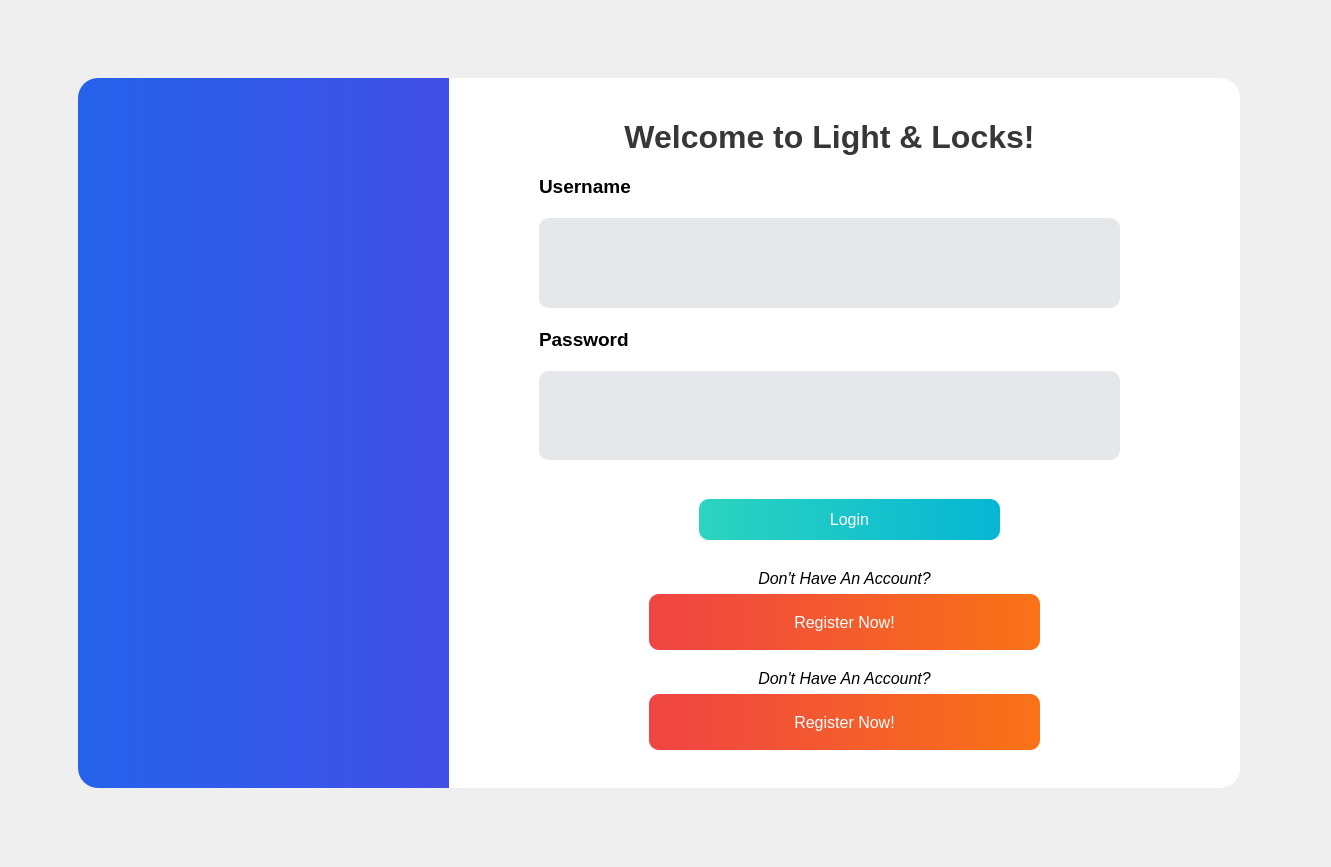
<?xml version="1.0" encoding="UTF-8"?>
<ui version="4.0">
 <class>LoginForm</class>
 <widget class="QWidget" name="LoginForm">
  <property name="geometry">
   <rect>
    <x>0</x>
    <y>0</y>
    <width>1331</width>
    <height>867</height>
   </rect>
  </property>
  <property name="sizePolicy">
   <sizepolicy hsizetype="Fixed" vsizetype="Preferred">
    <horstretch>0</horstretch>
    <verstretch>0</verstretch>
   </sizepolicy>
  </property>
  <property name="windowTitle">
   <string>Form</string>
  </property>
  <property name="toolTipDuration">
   <number>0</number>
  </property>
  <widget class="QWidget" name="LoginContainer" native="true">
   <property name="enabled">
    <bool>true</bool>
   </property>
   <property name="geometry">
    <rect>
     <x>29</x>
     <y>29</y>
     <width>1250</width>
     <height>800</height>
    </rect>
   </property>
   <property name="styleSheet">
    <string notr="true">background-color: transparent;</string>
   </property>
   <widget class="QLabel" name="LeftSide">
    <property name="geometry">
     <rect>
      <x>49</x>
      <y>49</y>
      <width>541</width>
      <height>710</height>
     </rect>
    </property>
    <property name="styleSheet">
     <string notr="true">background-color: qlineargradient(spread:pad, x1:0, y1:0, x2:1, y2:0, stop:0 rgba(37, 99, 235, 1), stop:1 rgba(79, 70, 229, 1));
border-top-left-radius: 20px;
border-bottom-left-radius: 20px;</string>
    </property>
    <property name="text">
     <string/>
    </property>
   </widget>
   <widget class="QLabel" name="login_details_container">
    <property name="geometry">
     <rect>
      <x>420</x>
      <y>49</y>
      <width>791</width>
      <height>710</height>
     </rect>
    </property>
    <property name="toolTipDuration">
     <number>0</number>
    </property>
    <property name="styleSheet">
     <string notr="true">background-color: rgb(255, 255, 255);
border-top-right-radius: 20px;
border-bottom-right-radius: 20px;</string>
    </property>
    <property name="text">
     <string/>
    </property>
   </widget>
   <widget class="QWidget" name="verticalLayoutWidget">
    <property name="geometry">
     <rect>
      <x>510</x>
      <y>90</y>
      <width>581</width>
      <height>341</height>
     </rect>
    </property>
    <layout class="QVBoxLayout" name="LoginTextContainer">
     <property name="spacing">
      <number>20</number>
     </property>
     <item>
      <widget class="QLabel" name="welcome_message">
       <property name="enabled">
        <bool>true</bool>
       </property>
       <property name="sizePolicy">
        <sizepolicy hsizetype="Preferred" vsizetype="Preferred">
         <horstretch>0</horstretch>
         <verstretch>0</verstretch>
        </sizepolicy>
       </property>
       <property name="font">
        <font>
         <family>Yu Gothic UI</family>
         <pointsize>24</pointsize>
         <weight>75</weight>
         <bold>true</bold>
        </font>
       </property>
       <property name="styleSheet">
        <string notr="true">color: rgba(0, 0, 0, 200);</string>
       </property>
       <property name="text">
        <string>Welcome to Light &amp; Locks!</string>
       </property>
       <property name="alignment">
        <set>Qt::AlignCenter</set>
       </property>
      </widget>
     </item>
     <item>
      <widget class="QLabel" name="username_label">
       <property name="font">
        <font>
         <family>Segoe UI</family>
         <pointsize>14</pointsize>
         <weight>75</weight>
         <bold>true</bold>
        </font>
       </property>
       <property name="text">
        <string>Username</string>
       </property>
      </widget>
     </item>
     <item>
      <widget class="QLineEdit" name="username_enter">
       <property name="sizePolicy">
        <sizepolicy hsizetype="Expanding" vsizetype="MinimumExpanding">
         <horstretch>0</horstretch>
         <verstretch>0</verstretch>
        </sizepolicy>
       </property>
       <property name="font">
        <font>
         <pointsize>-1</pointsize>
        </font>
       </property>
       <property name="styleSheet">
        <string notr="true">QLineEdit {
    border: 10px;
    border-color: transparent;
    padding: 0 8px;
    background: rgba(229, 231, 235, 1);
    font-size: 16px;
    border-top-right-radius: 10px;
	border-top-left-radius: 10px;
	border-bottom-right-radius: 10px;
	border-bottom-left-radius: 10px;
}</string>
       </property>
      </widget>
     </item>
     <item>
      <widget class="QLabel" name="password_label">
       <property name="font">
        <font>
         <family>Segoe UI</family>
         <pointsize>14</pointsize>
         <weight>75</weight>
         <bold>true</bold>
        </font>
       </property>
       <property name="text">
        <string>Password</string>
       </property>
      </widget>
     </item>
     <item>
      <widget class="QLineEdit" name="password_enter">
       <property name="sizePolicy">
        <sizepolicy hsizetype="Expanding" vsizetype="MinimumExpanding">
         <horstretch>0</horstretch>
         <verstretch>0</verstretch>
        </sizepolicy>
       </property>
       <property name="font">
        <font>
         <pointsize>-1</pointsize>
        </font>
       </property>
       <property name="styleSheet">
        <string notr="true">QLineEdit {
    border: 10px;
    border-color: transparent;
    padding: 0 8px;
    background: rgba(229, 231, 235, 1);
    font-size: 16px;
    border-top-right-radius: 10px;
	border-top-left-radius: 10px;
	border-bottom-right-radius: 10px;
	border-bottom-left-radius: 10px;
}</string>
       </property>
       <property name="echoMode">
        <enum>QLineEdit::Password</enum>
       </property>
      </widget>
     </item>
    </layout>
   </widget>
   <widget class="QPushButton" name="login_button">
    <property name="geometry">
     <rect>
      <x>670</x>
      <y>470</y>
      <width>301</width>
      <height>41</height>
     </rect>
    </property>
    <property name="font">
     <font>
      <pointsize>-1</pointsize>
     </font>
    </property>
    <property name="toolTipDuration">
     <number>0</number>
    </property>
    <property name="styleSheet">
     <string notr="true">QPushButton#login_button {
	border-top-right-radius: 10px;
	border-top-left-radius: 10px;
	border-bottom-right-radius: 10px;
	border-bottom-left-radius: 10px;
	background-color: qlineargradient(spread:pad, x1:0, y1:0, x2:1, y2:0, stop:0 rgba(45, 212, 191, 1), stop:1 rgba(6, 182, 212, 1));
	font-size: 16px;
	color: rgb(255, 255, 255);
}

QPushButton#login_button:hover {
	background-color: qlineargradient(spread:pad, x1:0, y1:0, x2:1, y2:0, stop:0 #0F766E
, stop:1 #0E7490);
}

QPushButton#login_button:pressed {
	background-color: qlineargradient(spread:pad, x1:0, y1:0, x2:1, y2:0, stop:0 #0F766E
, stop:1 #0E7490);
	padding-left: 5px;
	padding-top: 5px;
}</string>
    </property>
    <property name="text">
     <string>Login</string>
    </property>
   </widget>
   <widget class="QWidget" name="verticalLayoutWidget_2">
    <property name="geometry">
     <rect>
      <x>620</x>
      <y>540</y>
      <width>391</width>
      <height>81</height>
     </rect>
    </property>
    <layout class="QVBoxLayout" name="verticalLayout">
     <item>
      <widget class="QLabel" name="label_2">
       <property name="font">
        <font>
         <family>Segoe UI</family>
         <pointsize>12</pointsize>
         <italic>true</italic>
        </font>
       </property>
       <property name="toolTipDuration">
        <number>0</number>
       </property>
       <property name="text">
        <string>Don't Have An Account?</string>
       </property>
       <property name="alignment">
        <set>Qt::AlignCenter</set>
       </property>
      </widget>
     </item>
     <item>
      <widget class="QPushButton" name="register_now_button">
       <property name="sizePolicy">
        <sizepolicy hsizetype="Minimum" vsizetype="Expanding">
         <horstretch>0</horstretch>
         <verstretch>0</verstretch>
        </sizepolicy>
       </property>
       <property name="font">
        <font>
         <pointsize>-1</pointsize>
        </font>
       </property>
       <property name="toolTipDuration">
        <number>0</number>
       </property>
       <property name="styleSheet">
        <string notr="true">QPushButton#register_now_button {
	border-top-right-radius: 10px;
	border-top-left-radius: 10px;
	border-bottom-right-radius: 10px;
	border-bottom-left-radius: 10px;
	background-color: qlineargradient(spread:pad, x1:0, y1:0, x2:1, y2:0, stop:0 #EF4444, stop:1 #F97316);
	font-size: 16px;
	color: rgb(255, 255, 255);
}

QPushButton#register_now_button:hover {
	background-color: qlineargradient(spread:pad, x1:0, y1:0, x2:1, y2:0, stop:0 #B91C1C
, stop:1 #C2410C);
}

QPushButton#register_now_button:pressed {
	background-color: qlineargradient(spread:pad, x1:0, y1:0, x2:1, y2:0, stop:0 #B91C1C
, stop:1 #C2410C);
	padding-left: 5px;
	padding-top: 5px;
}</string>
       </property>
       <property name="text">
        <string>Register Now!</string>
       </property>
      </widget>
     </item>
    </layout>
   </widget>
   <widget class="QWidget" name="verticalLayoutWidget_3">
    <property name="geometry">
     <rect>
      <x>620</x>
      <y>640</y>
      <width>391</width>
      <height>81</height>
     </rect>
    </property>
    <layout class="QVBoxLayout" name="Admin_login">
     <item>
      <widget class="QLabel" name="admin_prompt">
       <property name="font">
        <font>
         <family>Segoe UI</family>
         <pointsize>12</pointsize>
         <italic>true</italic>
        </font>
       </property>
       <property name="toolTipDuration">
        <number>0</number>
       </property>
       <property name="text">
        <string>Don't Have An Account?</string>
       </property>
       <property name="alignment">
        <set>Qt::AlignCenter</set>
       </property>
      </widget>
     </item>
     <item>
      <widget class="QPushButton" name="Admin_login_button">
       <property name="sizePolicy">
        <sizepolicy hsizetype="Minimum" vsizetype="Expanding">
         <horstretch>0</horstretch>
         <verstretch>0</verstretch>
        </sizepolicy>
       </property>
       <property name="font">
        <font>
         <pointsize>-1</pointsize>
        </font>
       </property>
       <property name="toolTipDuration">
        <number>0</number>
       </property>
       <property name="styleSheet">
        <string notr="true">QPushButton#Admin_login_button {
	border-top-right-radius: 10px;
	border-top-left-radius: 10px;
	border-bottom-right-radius: 10px;
	border-bottom-left-radius: 10px;
	background-color: qlineargradient(spread:pad, x1:0, y1:0, x2:1, y2:0, stop:0 #EF4444, stop:1 #F97316);
	font-size: 16px;
	color: rgb(255, 255, 255);
}

QPushButton#Admin_login_button:hover {
	background-color: qlineargradient(spread:pad, x1:0, y1:0, x2:1, y2:0, stop:0 #B91C1C
, stop:1 #C2410C);
}

QPushButton#Admin_login_button:pressed {
	background-color: qlineargradient(spread:pad, x1:0, y1:0, x2:1, y2:0, stop:0 #B91C1C
, stop:1 #C2410C);
	padding-left: 5px;
	padding-top: 5px;
}</string>
       </property>
       <property name="text">
        <string>Register Now!</string>
       </property>
      </widget>
     </item>
    </layout>
   </widget>
  </widget>
 </widget>
 <resources/>
 <connections/>
</ui>
